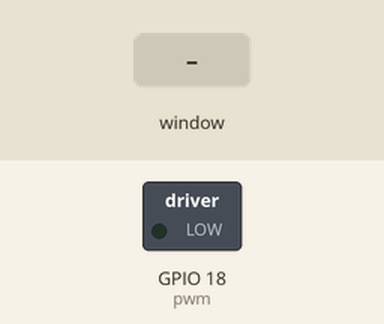
The program below on a simulated Raspberry Pi (BCM pin numbers). Shown: switched loads named in the program (green lamp = pin HIGH). The test bench sets the inputs (shaded band). The desktop window is not drawn, its controls go by their first labels and the mouse button is held 0.15 s.

Above: at 1.2 s.
1.3 s: slider 1 in the window set to 50
At 1.8 s:
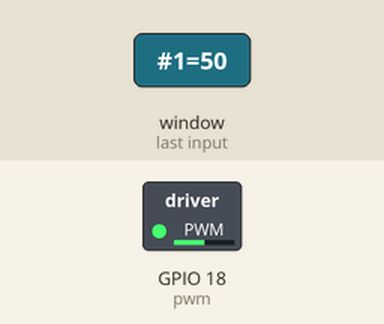
2.8 s: slider 1 in the window set to 100
At 4.0 s:
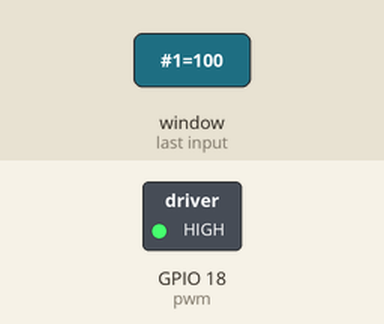
4.3 s: slider 1 in the window set to 25
At 5.3 s:
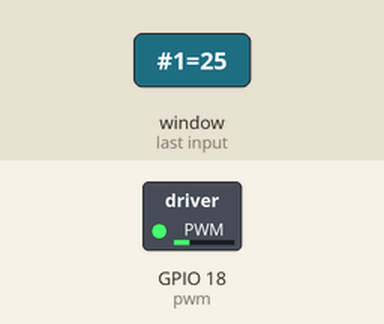
Timing chart, 0 to 7.3 s (numbered marks = the images above; inputs shaded):
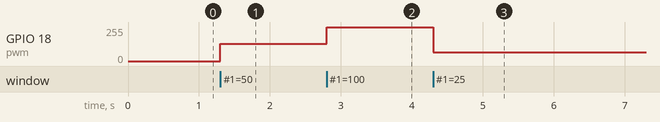

The program:

Gui_Slider.py
```python
######################################################################
#       Gui_Slider.py
#
# This program create a slider and control duty cycle of pwm for
# controlling light of LED or speed of DC motor.
######################################################################

from Tkinter import *
import RPi.GPIO as GPIO
import time

GPIO.setmode(GPIO.BCM)
GPIO.setup(18, GPIO.OUT)

pwm = GPIO.PWM(18, 500)
pwm.start(0)

class App:
    def __init__(self, master):
        scale = Scale(master, from_ = 0, to = 100,
              orient = HORIZONTAL, command = self.update)
        scale.pack(expand = True, fill = BOTH, padx = 20, pady = 20)

    def update(self, duty):
        pwm.ChangeDutyCycle(float(duty))

root = Tk()
root.wm_title('PWM Power Control')
app = App(root)
root.geometry("500x100+0+0")
root.mainloop()
```

Measured:
- after the input at 1.3 s, GPIO 18 (pwm): 0/255 → 128/255 at once
- after the input at 2.8 s, GPIO 18 (pwm): 128/255 → 255/255 at once
- after the input at 4.3 s, GPIO 18 (pwm): 255/255 → 64/255 at once
